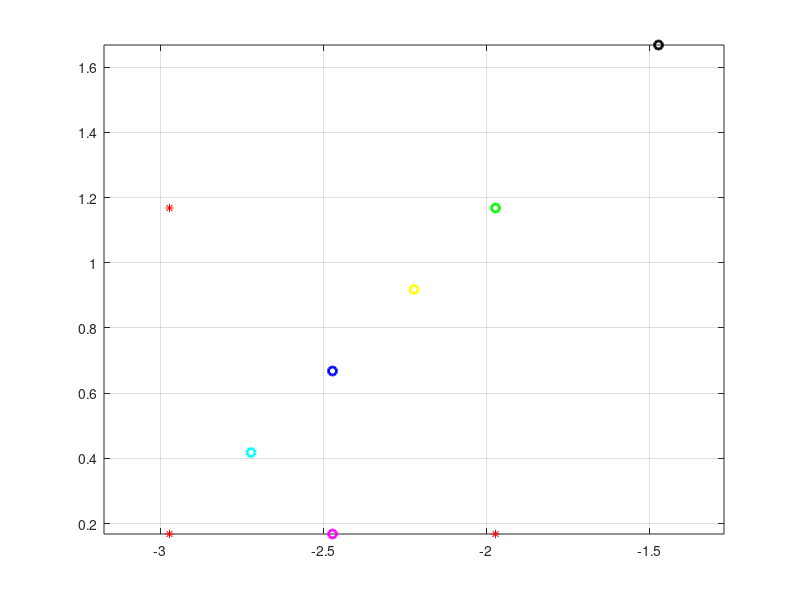

Write MATLAB code to recreate this figure.
% Test Nelder-Mead Simplex Optimization Algorithm
clear all; close all; clc;

% Rosenbrock's function
fun = @(x) 100*(x(2) - x(1)^2)^2 + (1 - x(1))^2;
x0 = [-2.9723 0.1679];

%% Benchmark: minimize Rosenbrock's function using fminsearch
% fminsearch uses the Nelder-Mead Simplex algorithm
% 
% options = optimset('Display','iter','PlotFCns',@optimplotfval);
% [x,fval, exitflag, output] = fminsearch(fun,x0,options);

%% Self implemented Nelder-Mead Simplex optimization algorithm
% Used to minimize Rosenbrock's function

% References:
% https://github.com/t-k-/nelder-mead-simplex/blob/master/nelder_mead_simplex.m

% Initial simplex
dim = length(x0);                  % Number of design variables
step = 1;                          % Steplength between other vertices of initial simplex and vertex x0
x = zeros(dim, dim+1);             % Coordinates of each vertex of the simplex
scores = zeros(1, dim+1);          % Score for each vertex of the simplex
x(:,1) = x0;                       % Vertex 1 is equal to the initial guess
for i = 1:dim
    x(:, i+1) = x0;                % Set the coordinates of all other vertices to x0 as well
    x(i, i+1) = x(i,i+1) + step;   % The coordinates of all other vertices become 1 step away from x0
end

maxsteps = 99;
cntstep = 0;

while cntstep < maxsteps
    
% Update scores of simplex vertices
scores = zeros(1,dim+1);
for i = 1 : dim+1
   scores(i) = fun(x(:,i)); 
end
scores;

% Sort scores corresponding coordinates of simplex vertices from best to worst
[scores,idx] = sort(scores);
x = x(:, idx);
scores;

% Termination condition
maxerror = 0.0001;
if cntstep > 0
    error = scores(dim+1) - prevW;
    if error < maxerror
        cntstep
        display('Optimum found')
        break
    end
end
prevW = scores(dim+1);

% Possible vertex positions
M = sum(x(:,1:dim)')'./dim;         %   M = midpoint of all sides except for the worst 
R = 2*M - x(:,dim+1);                        %   R = reflection point
E = 2*R - M;                        %   E = expansion point
CW = (M-x(:,dim+1))/2 + x(:,dim+1);                     %   CW = contraction point on side worst vertex
CR = (R - M)/2 + M;                     %   CR = contraction point on side of reflection point R
S = (x(:,1) - x(:,dim+1))/2 + x(:,dim+1);                          %   S = midpoint of the line between the best and worst vertex
if fun(CW) < fun(CR)                %   C = smallest contraction point
    C = CW;
else
    C = CR;
end

% Check: plot different points
plot(x(1,1),x(2,1),'r*');
hold on; grid on;
plot(x(1,2),x(2,2),'r*');
plot(x(1,3),x(2,3),'r*');
axis equal;
plot(M(1),M(2),'bo','LineWidth',2);
plot(R(1),R(2),'go','LineWidth',2);
plot(E(1),E(2),'ko','LineWidth',2);
plot(CW(1),CW(2),'co','LineWidth',2);
plot(CR(1),CR(2),'yo','LineWidth',2);
plot(S(1),S(2),'mo','LineWidth',2);

% Update cycle
if fun(R) < fun(x(:,dim))                      
    if fun (x(:,1)) < fun (R)                  
        x(:,dim+1) = R;
        display('Reflection (B < R < G)')
    else                                
        if fun(E) < fun(R)          
            x(:,dim+1) = E;
            display('Expansion')
        else                           
            x(:,dim+1) = R;
            display('Reflection (R < B & E)')
        end
    end
else                                    
    if fun(R) < fun(x(:,dim+1))          
        x(:,dim+1) = R;
        if fun(C) < fun(R)     
            x(:,dim+1) = C;
            display('Contraction')
        else                       
            x(:,dim+1) = S;      
            x(:,dim) = M;  
            display('Shrink')
        end
    end
end

cntstep = cntstep + 1;

end

% Final values
x_opt = x(:,1)
score_opt = scores(1)




